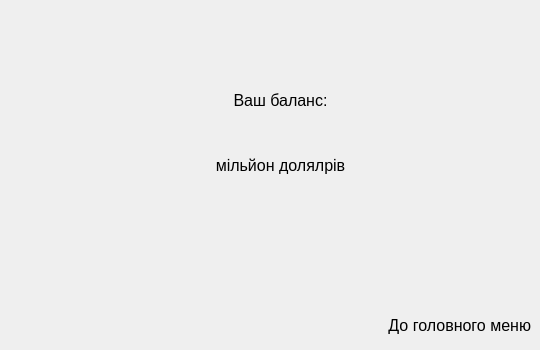
       <widget class="QWidget" name="page_4">
        <widget class="QLabel" name="label">
         <property name="geometry">
          <rect>
           <x>360</x>
           <y>310</y>
           <width>171</width>
           <height>31</height>
          </rect>
         </property>
         <property name="font">
          <font>
           <pointsize>12</pointsize>
          </font>
         </property>
         <property name="styleSheet">
          <string notr="true">border-width: 0px;</string>
         </property>
         <property name="text">
          <string>До головного меню</string>
         </property>
         <property name="alignment">
          <set>Qt::AlignRight|Qt::AlignTrailing|Qt::AlignVCenter</set>
         </property>
        </widget>
        <widget class="QLabel" name="label_6">
         <property name="geometry">
          <rect>
           <x>60</x>
           <y>80</y>
           <width>441</width>
           <height>41</height>
          </rect>
         </property>
         <property name="font">
          <font>
           <pointsize>12</pointsize>
          </font>
         </property>
         <property name="styleSheet">
          <string notr="true">border-width: 0px;</string>
         </property>
         <property name="text">
          <string>Ваш баланс:</string>
         </property>
         <property name="alignment">
          <set>Qt::AlignCenter</set>
         </property>
        </widget>
        <widget class="QLabel" name="label_11">
         <property name="geometry">
          <rect>
           <x>50</x>
           <y>140</y>
           <width>461</width>
           <height>51</height>
          </rect>
         </property>
         <property name="font">
          <font>
           <pointsize>12</pointsize>
          </font>
         </property>
         <property name="styleSheet">
          <string notr="true">border-width: 0px;</string>
         </property>
         <property name="text">
          <string>мільйон долялрів</string>
         </property>
         <property name="alignment">
          <set>Qt::AlignCenter</set>
         </property>
        </widget>
       </widget>
